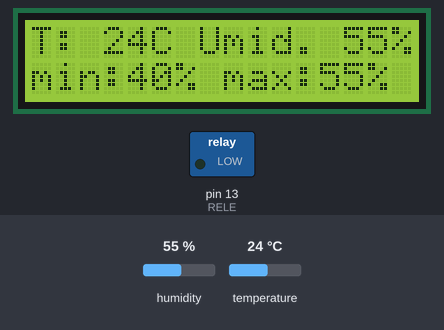
This sketch was run on a simulated Arduino Uno, built with avr-gcc and run on an emulated ATmega328P. On the bench: 16×2 character LCD, switched loads named in the sketch (green lamp = pin HIGH). Inputs (shaded band) come from the test bench; at power-on: humidity 55 %, temperature 24 °C. What the sketch prints to the serial monitor is not drawn.

Above: at 7.7 s.
7.8 s: humidity set to 42 %
At 13.4 s:
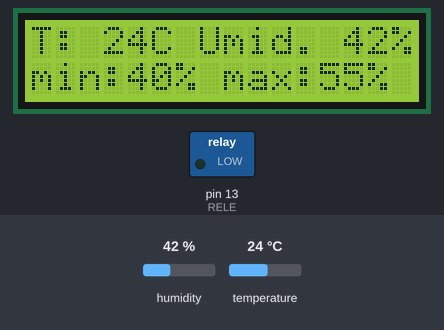
15.3 s: humidity set to 38 %
At 18.1 s:
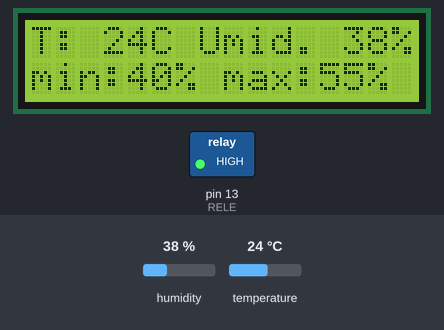
22.8 s: temperature set to 12 °C
At 28.7 s:
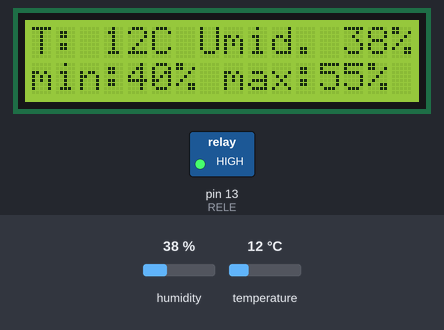
30.3 s: humidity set to 54 %
At 33.4 s:
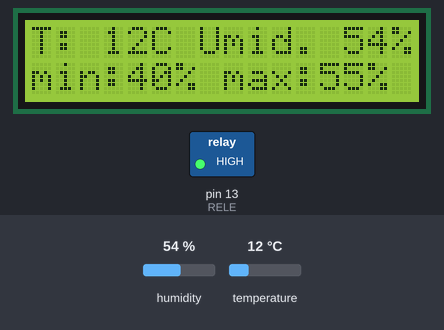
37.8 s: humidity set to 57 %
At 43.9 s:
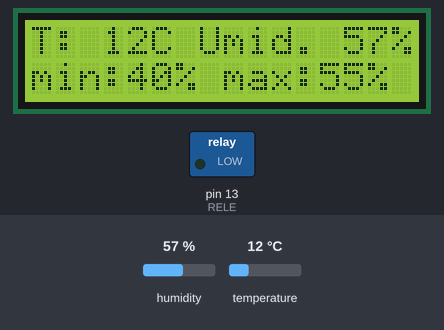
Timing chart, 0 to 45.4 s (numbered marks = the images above; inputs shaded):
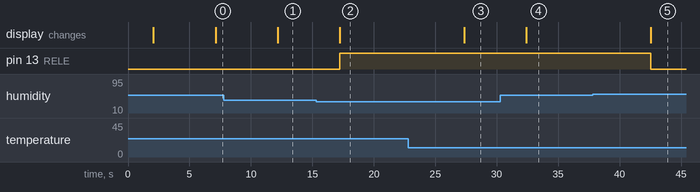

The sketch:

i2c_lcd_humidity.ino
```cpp
/*


  red: vcc 5v
  black: gnd
  blue: data


  LCD
  SDA: A4
  SCL: A5
  VCC: 5v


*/

/*----- libraries to use LCD -----*/
#include <Wire.h>
#include <LiquidCrystal_I2C.h>


/*----- library to use dht11 sensor ----*/
#include "DHT.h"

// set the LCD address to 0x3F for a 16 chars and 2 line display
LiquidCrystal_I2C lcd(0x3F, 16, 2);

// set the pin to dht11 data
#define DHTPIN A1
#define DHTTYPE DHT11
DHT dht(DHTPIN, DHTTYPE);


// Variables
const float MAX_HUMIDITY = 55;
const float MIN_HUMIDITY = 40;
const int RELE = 13;


void setup() {
  Serial.begin(9600);
  lcd.init();
  lcd.backlight();
  lcd.print("LCD OK!");
  pinMode(RELE, OUTPUT);
  dht.begin();
  delay(2000);
  lcd.clear();
}


void loop() {
  delay(5000);

  float h = dht.readHumidity();
  float t = dht.readTemperature();

  // test if return is valid, else something is wrong
  if (isnan(t) || isnan(h)) {
    printValue("DHT failed");
  } else {
    printValues(h, t);
    controlRele(h);
  }
}

void printValue(String value) {
  Serial.println(value);
  lcd.clear();
  lcd.print(value);
}
void printValues(float humidity, float temperature) {
  Serial.print("humidity: ");
  Serial.print(humidity, 0);
  Serial.print("%   ");
  Serial.print("temperature: ");
  Serial.print(temperature, 0);
  Serial.println(" *C");

  lcd.clear();
  lcd.print("T: ");
  lcd.print(temperature, 0);
  lcd.print("C");
  lcd.print(" Umid. ");
  lcd.print(humidity, 0);
  lcd.print("%");
  lcd.setCursor(0, 1);

  lcd.print("min:");
  lcd.print(MIN_HUMIDITY, 0);
  lcd.print("% max:");
  lcd.print(MAX_HUMIDITY, 0);
  lcd.print("%");
}

void controlRele(float humidity) {
  if (humidity > MAX_HUMIDITY) {
    Serial.println("desligar");

    digitalWrite(RELE, LOW);
    //caso se utilize um rele invertido
    //digitalWrite(RELE, HIGH);
  }
  if (humidity < MIN_HUMIDITY) {
    Serial.println("ligar");
    digitalWrite(RELE, HIGH);
    //caso se utilize um rele invertido
    //digitalWrite(RELE, LOW);
  }
}
```

Measured:
- the behaviour switches between 40 and 39 % on humidity (found by bisection; images 1 and 2)
- the behaviour switches between 55 and 56 % on humidity (found by bisection; images 4 and 5)
- after the input at 7.8 s, the display: changes after 4.4 s (image 1)
- after the input at 15.3 s, pin 13 (RELE): LOW → HIGH after 1.9 s; the display: changes after 1.9 s (image 2)
- after the input at 22.8 s, the display: changes after 4.6 s (image 3)
- after the input at 30.3 s, the display: changes after 2.1 s (image 4)
- after the input at 37.8 s, pin 13 (RELE): HIGH → LOW after 4.7 s; the display: changes after 4.7 s (image 5)
